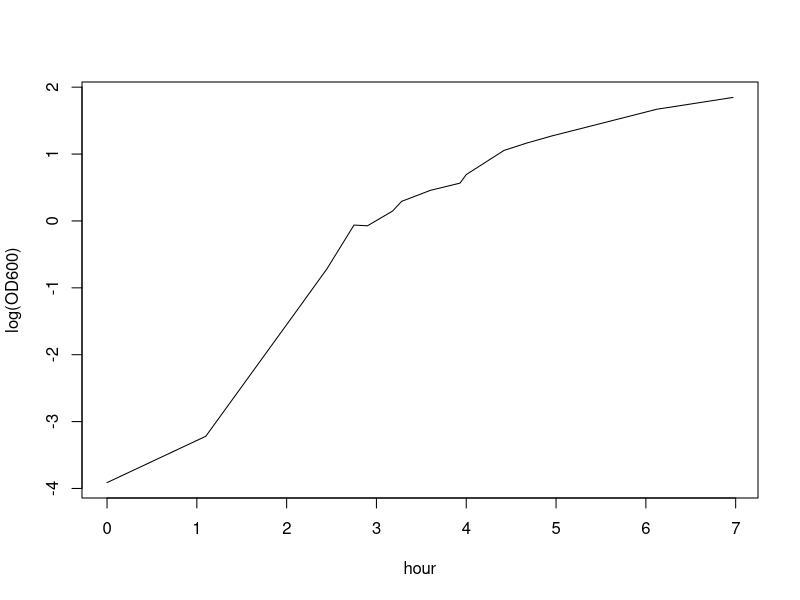

Reproduce this figure in R. (Note: this script raises an error after producing the figure.)
library(ggplot2)

hour  <- c(0.00,1.10,2.13,2.45,2.75,2.90,3.18,3.28,3.60,3.93,4.0,4.42,4.67,4.95,6.12,6.97)
OD600 <- c(0.02,0.04,0.27,0.49,0.94,0.93,1.16,1.34,1.58,1.76,2.0,2.87,3.20,3.56,5.31,6.34)

M14hour <- c(4.0, 4.67)
M14samp <- c(2.0, 3.2)
M15hour <- c(3.28,4.95,6.12,6.97)
M15samp <- c(1.34,3.56,5.31,6.34)
M45hour <- c(2.45,2.75,3.93,4.42)
M45samp <- c(0.49,0.94,1.76,2.87)

m <- c(1.34,3.56,5.31,6.34,0.49,0.94,1.76,2.87)

plot(hour, log(OD600), type = "l"#, main = "B. subtilis growth curve (M15)"
     )
points(hsamp,log(ODsamp),col = 2)

fit <- nls(OD600 ~ L/(1+exp(-k*(hour - x0))), start = list(L = 6, k = 0.5, x0 = 3))

x <- seq(0,10,by=0.01)
y <- 7.2/(1+exp(-0.95*(x-4.96)))
plot(x,y, xlab = "hour", ylab = "OD600", type = "l")
points(M14hour,M14samp)
points(M15hour,M15samp,col = 2)
points(M45hour,M45samp,col = 3)

fit <- data.frame(x = x, y = y)

time <- c(4.0,4.67,3.28,4.95,6.12,6.97,2.45,2.75,3.93,4.42)
OD   <- c(2.0,3.2,1.34,3.56,5.31,6.34,0.49,0.94,1.76,2.87)
exp  <- c("experiment 1","experiment 1","experiment 2","experiment 2","experiment 2","experiment 2","combined","combined","combined","combined")

data <- data.frame(hour = time, OD600 = OD, experiment = exp)

#pink  #e39fc0 experiment 2
#blue  #383a73 experiment 1
#green #5eccad combined

p <- ggplot() +
      geom_line(data = fit, aes(x = x, y = y), size = 1) +
      geom_point(data = data, aes(x = hour, y = OD600, fill = "black"), colour = "black", pch = 21, size = 5) +
      #scale_fill_manual(values = c("#5eccad", "#383a73", "#e39fc0")) +
      theme_bw() +
      theme(axis.text = element_text(size = 16),
        text = element_text(size = 16),
        legend.text = element_text(size = 16),
        aspect.ratio = 1,
        panel.grid.major = element_blank(), 
        panel.grid.minor = element_blank(),
        panel.background = element_blank()) +
      xlab("hour") +
      ylab("OD600") +
      NoLegend() +
      title("bacillus subtilis")
      

p

ggsave(
  "ggtest.png",
  p,
  dpi = 1200
)

p <- ggplot() +
  geom_line(data = fit, aes(x = x, y = y), size = 1) +
  geom_point(data = data, aes(x = hour, y = OD600, fill = exp), colour = "black", pch = 21, size = 5) +
  scale_fill_manual(values = c("#5eccad", "#383a73", "#e39fc0")) +
  theme_bw() +
  theme(axis.text = element_text(size = 16),
        text = element_text(size = 16),
        legend.text = element_text(size = 16),
        aspect.ratio = 1,
        panel.grid.major = element_blank(), 
        panel.grid.minor = element_blank(),
        panel.background = element_blank(),
        legend.position = c(0.8,0.15),
        legend.title = element_blank()) +
  xlab("hour") +
  ylab("OD600")


p

doublingrate <- function(fit, x, t){
  drs <- c()
  for (i in 2:length(fit)){
    dr <- log2(fit[i]/fit[i-1])/(x[i]-x[i-1])
    drs <- c(drs,dr)
  }
  
  grs <- c()
  for (j in 1:length(t)){
    k <- which.min(abs(x - t[j]))
    gr <- drs[k]
    grs <- c(grs, gr)
  }
  return(grs)
}

dt <- doublingrate(y,x,hour)